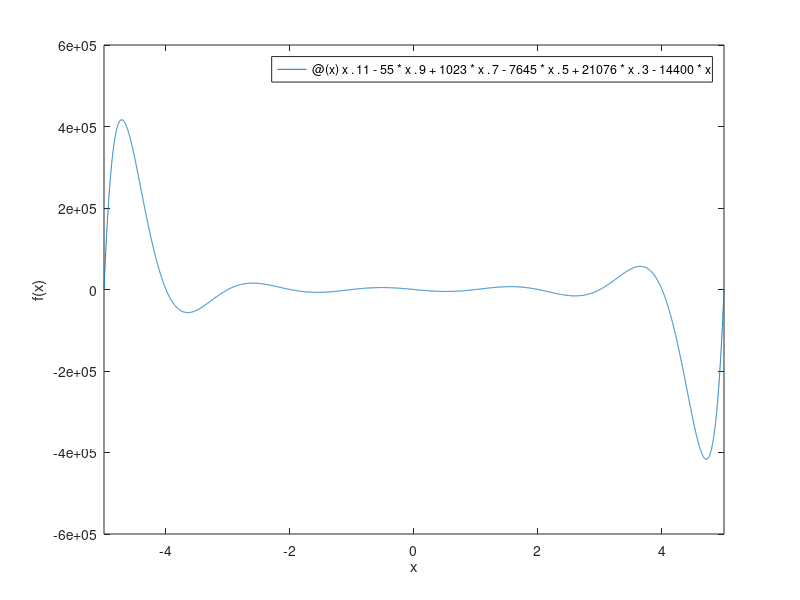

This chart was generated by the following MATLAB code: (Note: this script raises an error after producing the figure.)
%% a)
f=@(x) x.^11-55*x.^9+1023*x.^7-7645*x.^5+21076*x.^3-14400*x;

%% b)
fplot(f,[-5 5]);
xlabel('x');
ylabel('f(x)');

%% c&e)
i=1;
hold on
for n=-5:2:5
    x{i}=fzero(f,n);
    plot(x{i},f(x{i}),'bO','markerfacecolor','b','markersize',7);
    i=i+1;
end

%% d)
Int=integral(f,-5,5)


